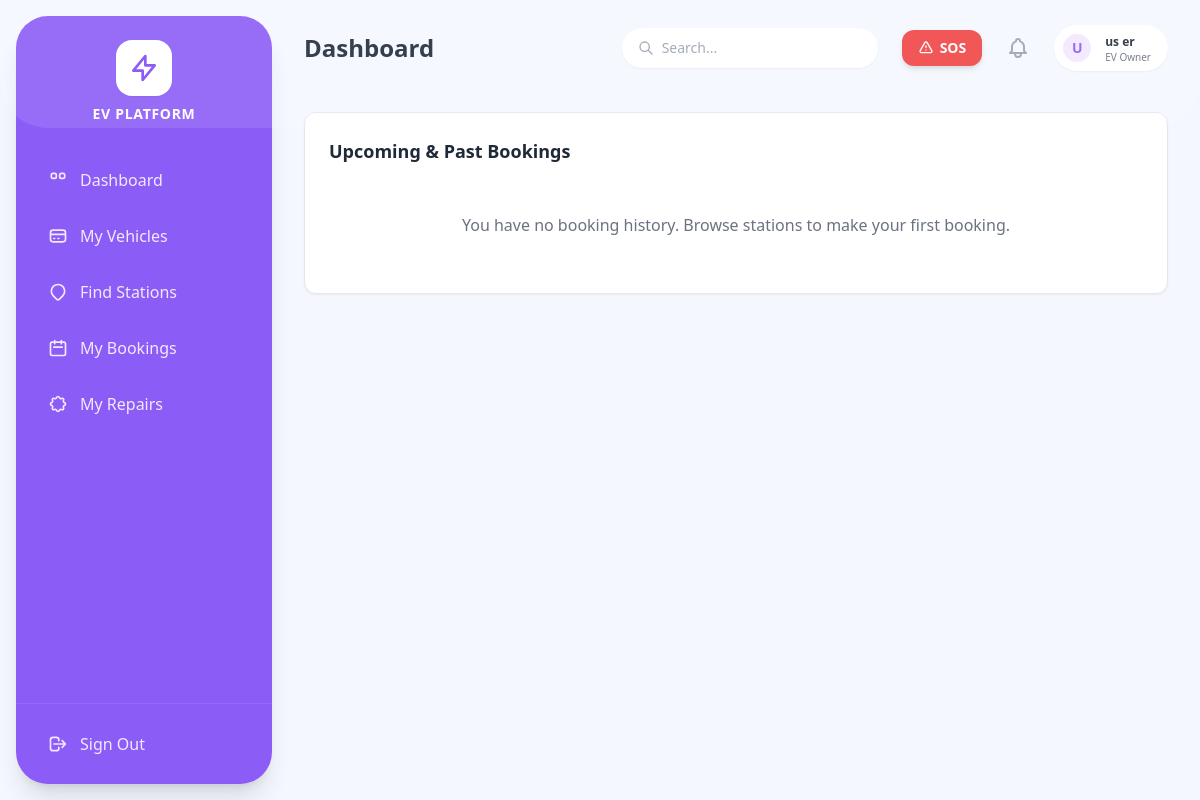
Page /bookings/my-bookings/ (signed in) on the committed database.
### accounts/models.py (models this page shows, shortened)
class User(AbstractUser):
    class RoleChoices(models.TextChoices):
        ADMIN = 'ADMIN', 'Admin'
        EV_OWNER = 'EV_OWNER', 'EV Owner'
        STATION_OPERATOR = 'STATION_OPERATOR', 'Charging Station Operator'
        SERVICE_CENTER = 'SERVICE_CENTER', 'Service Center'
        DELIVERY_PARTNER = 'DELIVERY_PARTNER', 'Delivery Partner'
    role = models.CharField(max_length=20, choices=RoleChoices.choices, default=RoleChoices.EV_OWNER)
    phone_number = models.CharField(max_length=15, unique=True, blank=True, null=True)
    is_approved = models.BooleanField(default=False)
    email_verified = models.BooleanField(default=False) # For optional email verification

### bookings/views.py (the view)
# urls.py: path('my-bookings/', views.owner_booking_list, name='owner_booking_list'),
@login_required
@role_required('EV_OWNER')
def owner_booking_list(request):
    bookings = request.user.bookings.all()
    return render(request, 'bookings/owner_list.html', {'bookings': bookings})

### notifications/context_processors.py (called while the page is built)
def unread_count(request):
    if request.user.is_authenticated:
        count = request.user.notifications.filter(is_read=False).count()
        return {'unread_notifications_count': count}
    return {'unread_notifications_count': 0}

### bookings/templates/bookings/owner_list.html (shortened to what this page needs)
{% extends 'base.html' %}
{% block content %}
<div class="bg-white rounded-xl shadow-sm border border-gray-200">
    <div class="p-6">
        <h3 class="font-bold text-lg mb-4">Upcoming & Past Bookings</h3>
        <div class="space-y-4">
            {% for booking in bookings %}
            <div class="flex flex-col md:flex-row justify-between md:items-center p-4 border rounded-lg">
                <div class="mb-2 md:mb-0">
                    <p class="font-medium">{{ booking.charger.station.name }}</p>
                    <p class="text-sm text-gray-500">Charger: {{ booking.charger.charger_id_string }} ({{ booking.charger.power_kw }}kW)</p>
                    <p class="text-sm text-gray-500">{{ booking.start_time|date:"M d, Y h:i A" }} - {{ booking.end_time|date:"h:i A" }}</p>
                </div>
                <div class="flex flex-col items-end space-y-2">
                    <p class="font-bold">${{ booking.total_cost|default:"0.00" }}</p>
                    <span class="px-2 py-1 text-xs rounded-full font-semibold
                        {% if booking.status == 'APPROVED' %}bg-blue-100 text-blue-800
                        {% elif booking.status == 'PENDING' %}bg-yellow-100 text-yellow-800
                        {% elif booking.status == 'CANCELLED' or booking.status == 'REJECTED' %}bg-red-100 text-red-800
                        {% else %}bg-green-100 text-green-800{% endif %}">
                        {{ booking.get_status_display }}
                    </span>
                    {% if booking.status == 'PENDING' or booking.status == 'APPROVED' %}
                        <form method="post" action="{% url 'cancel_booking' booking.id %}">
                            {% csrf_token %}
                            <button type="submit" class="text-sm text-red-600 hover:underline">Cancel Booking</button>
                        </form>
                    {% endif %}
                </div>
            </div>
            {% empty %}
            <div class="text-center py-8 text-gray-500">
                You have no booking history. Browse stations to make your first booking.
            </div>
            {% endfor %}
        </div>
    </div>
</div>
{% endblock %}

### templates/base.html (shortened to what this page needs)
<!DOCTYPE html>
<html lang="en">
<head>
    <script src="https://cdn.tailwindcss.com"></script>
</head>
<body class="flex h-screen font-sans text-gray-800 antialiased overflow-hidden">
    <aside id="mobile-sidebar" class="fixed md:static inset-y-0 left-0 z-50 w-64 bg-[#8b5cf6] text-white flex flex-col sidebar-hidden md:transform-none md:my-4 md:ml-4 md:rounded-[2rem] shadow-xl overflow-hidden">
        <div class="flex items-center justify-between md:justify-center mt-6 mb-8 px-6 md:px-0 z-10">
            <div class="flex flex-col items-center">
                <div class="bg-white text-[#8b5cf6] p-3 rounded-2xl mb-2 shadow-sm flex items-center justify-center">
                    <svg class="h-8 w-8" fill="none" stroke="currentColor" viewBox="0 0 24 24"><path stroke-linecap="round" stroke-linejoin="round" stroke-width="2" d="M13 10V3L4 14h7v7l9-11h-7z"></path></svg>
                </div>
                <h2 class="font-bold tracking-wider text-sm uppercase hidden md:block">EV Platform</h2>
            </div>
        </div>
        <nav class="flex-1 px-4 overflow-y-auto hide-scrollbar z-10 pb-4">
            <ul class="space-y-2">
                {% if request.user.role == 'EV_OWNER' %}
                <li><a href="{% url 'owner_dashboard' %}" class="flex items-center space-x-3 px-4 py-3 rounded-xl text-purple-100 hover:bg-white hover:bg-opacity-10 transition font-medium"><svg class="w-5 h-5" fill="none" stroke="currentColor" viewBox="0 0 24 24"><path stroke-linecap="round" stroke-linejoin="round" stroke-width="2" d="M4 6a2 2 0 012-2h2a2 2 0 012 2v2a2 2 0 01-2 2H6a2 2 0 01-2-2V6zM14 6a2 2 0 012-2h2a2 2 0 012 2v2a2 2 0 01-2 2h-2a2 2 0 01-2-2V6z"></path></svg><span>Dashboard</span></a></li>
                <li><a href="{% url 'owner_vehicle_list' %}" class="flex items-center space-x-3 px-4 py-3 rounded-xl text-purple-100 hover:bg-white hover:bg-opacity-10 transition font-medium"><svg class="w-5 h-5" fill="none" stroke="currentColor" viewBox="0 0 24 24"><path stroke-linecap="round" stroke-linejoin="round" stroke-width="2" d="M3 10h18M7 15h1m4 0h1m-7 4h12a3 3 0 003-3V8a3 3 0 00-3-3H6a3 3 0 00-3 3v8a3 3 0 003 3z"></path></svg><span>My Vehicles</span></a></li>
                <li><a href="{% url 'browse_stations' %}" class="flex items-center space-x-3 px-4 py-3 rounded-xl text-purple-100 hover:bg-white hover:bg-opacity-10 transition font-medium"><svg class="w-5 h-5" fill="none" stroke="currentColor" viewBox="0 0 24 24"><path stroke-linecap="round" stroke-linejoin="round" stroke-width="2" d="M17.657 16.657L13.414 20.9a1.998 1.998 0 01-2.827 0l-4.244-4.243a8 8 0 1111.314 0z"></path></svg><span>Find Stations</span></a></li>
                <li><a href="{% url 'booking_list' %}" class="flex items-center space-x-3 px-4 py-3 rounded-xl text-purple-100 hover:bg-white hover:bg-opacity-10 transition font-medium"><svg class="w-5 h-5" fill="none" stroke="currentColor" viewBox="0 0 24 24"><path stroke-linecap="round" stroke-linejoin="round" stroke-width="2" d="M8 7V3m8 4V3m-9 8h10M5 21h14a2 2 0 002-2V7a2 2 0 00-2-2H5a2 2 0 00-2 2v12a2 2 0 002 2z"></path></svg><span>My Bookings</span></a></li>
                <li><a href="{% url 'owner_service_dashboard' %}" class="flex items-center space-x-3 px-4 py-3 rounded-xl text-purple-100 hover:bg-white hover:bg-opacity-10 transition font-medium"><span>My Repairs</span></a></li>
                {% endif %}
            </ul>
        </nav>
        <div class="p-4 z-10 border-t border-purple-400 border-opacity-30">
            <form method="post" action="{% url 'logout' %}">
                <button type="submit" class="w-full flex items-center space-x-3 px-4 py-3 rounded-xl text-purple-100 hover:bg-white hover:text-red-500 hover:bg-opacity-10 transition font-medium">
                    <svg class="w-5 h-5" fill="none" stroke="currentColor" viewBox="0 0 24 24"><path stroke-linecap="round" stroke-linejoin="round" stroke-width="2" d="M17 16l4-4m0 0l-4-4m4 4H7m6 4v1a3 3 0 01-3 3H6a3 3 0 01-3-3V7a3 3 0 013-3h4a3 3 0 013 3v1"></path></svg>
                    <span>Sign Out</span>
                </button>
            </form>
        </div>
    </aside>
    <div class="flex-1 flex flex-col h-full overflow-hidden">
        <header class="h-20 bg-transparent flex items-center justify-between px-4 md:px-8 z-10 pt-4 md:pt-6 pb-2">
            <div class="flex items-center">
                <h1 class="text-xl md:text-2xl font-bold text-gray-800 truncate">
                    {% block header_title %}Dashboard{% endblock %}
                </h1>
            </div>
            <div class="flex items-center space-x-3 md:space-x-6">
                <div class="hidden lg:block relative w-64">
                    <input type="text" placeholder="Search..." class="w-full bg-white rounded-full py-2.5 pl-10 pr-4 shadow-sm border-none focus:ring-2 focus:ring-[#8b5cf6] text-sm text-gray-600 outline-none">
                    <svg class="w-4 h-4 text-gray-400 absolute left-4 top-3" fill="none" stroke="currentColor" viewBox="0 0 24 24"><path stroke-linecap="round" stroke-linejoin="round" stroke-width="2" d="M21 21l-6-6m2-5a7 7 0 11-14 0 7 7 0 0114 0z"></path></svg>
                </div>
                {% if request.user.role == 'EV_OWNER' %}
                <form method="post" action="{% url 'trigger_sos' %}" class="inline-block" onsubmit="return confirm('Are you sure you want to trigger an Emergency SOS? This will alert all service centers.');">
                    <button type="submit" class="bg-red-500 text-white px-4 py-2 rounded-xl font-bold text-sm shadow-md hover:bg-red-600 animate-pulse flex items-center transition">
                        <svg class="w-4 h-4 mr-1.5" fill="none" stroke="currentColor" viewBox="0 0 24 24"><path stroke-linecap="round" stroke-linejoin="round" stroke-width="2" d="M12 9v2m0 4h.01m-6.938 4h13.856c1.54 0 2.502-1.667 1.732-3L13.732 4c-.77-1.333-2.694-1.333-3.464 0L3.34 16c-.77 1.333.192 3 1.732 3z"></path></svg>
                        SOS
                    </button>
                </form>
                {% endif %}
                <div class="relative group">
                    <a href="{% url 'notification_list' %}" class="relative p-2 text-gray-400 hover:text-gray-500">
                    </a>
                </div>
                <a href="{% url 'profile_view' %}" class="flex items-center space-x-3 bg-white pl-1.5 pr-4 py-1.5 rounded-full shadow-sm border border-gray-100 hover:bg-purple-50 transition border-transparent hover:border-purple-200 cursor-pointer group">
                    <div class="h-8 w-8 rounded-full bg-purple-100 flex items-center justify-center text-[#8b5cf6] font-bold uppercase text-sm border-2 border-white">
                        {{ request.user.username|make_list|first }}
                    </div>
                    <div class="hidden md:block text-left">
                        <p class="text-xs font-bold text-gray-800 group-hover:text-[#8b5cf6] transition">{{ request.user.get_full_name|default:request.user.username }}</p>
                        <p class="text-[10px] text-gray-500 leading-none mt-0.5">{{ request.user.get_role_display }}</p>
                    </div>
                </a>
            </div>
        </header>
        <main class="flex-1 overflow-x-hidden overflow-y-auto p-4 md:p-8 hide-scrollbar">
            {% block content %}
            {% endblock %}
        </main>
    </div>
</body>
</html>

### templates/base.html (style rules this page uses)
body { font-family: 'Poppins', sans-serif; background-color: #f4f7fe; }
#mobile-sidebar { transition: transform 0.3s ease-in-out; }
.sidebar-hidden { transform: translateX(-100%); }
.hide-scrollbar { -ms-overflow-style: none; scrollbar-width: none; }

### rows in the picture
User: user.username|make_list "U", user.get_full_name "us er", user.role "EV Owner"
